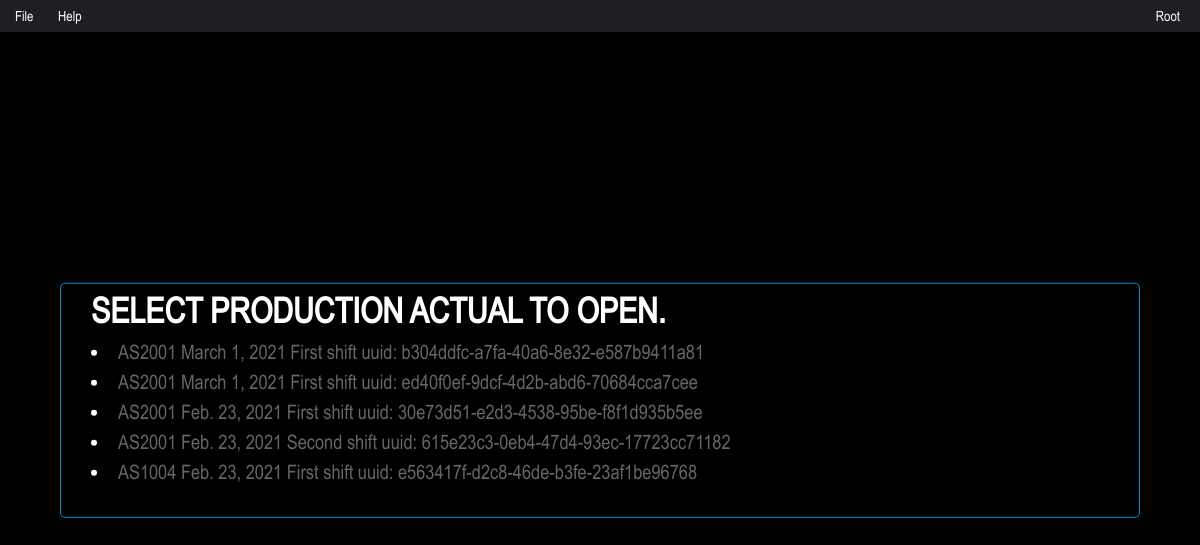
The page /Records/OpenRecent/ (signed in) on the database as committed earlier.
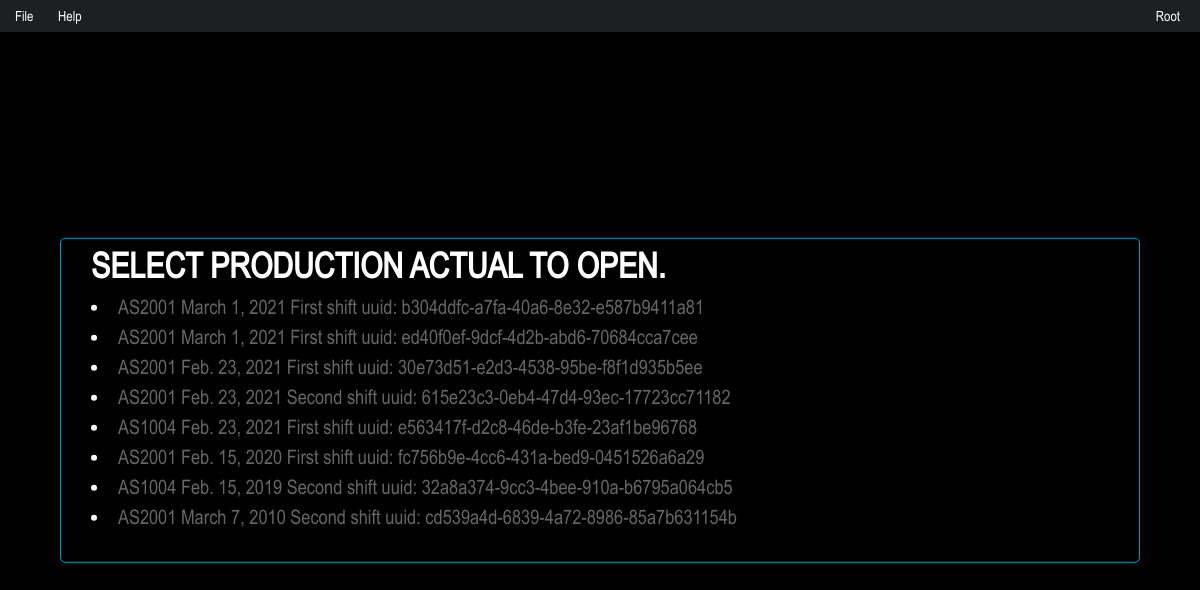
The same page on the database as committed later.
### productionactual/models.py (models this page shows, shortened)
class ProductionActual(models.Model):
    id = models.UUIDField(primary_key=True, default=uuid.uuid4, help_text="Unique ID for this particular ProductionActual")
    pa_date = models.DateField('production actual date')
    assembly_line_number = models.ForeignKey(AssemblyLine, on_delete=models.CASCADE)
    shift = models.ForeignKey(Shift, on_delete=models.CASCADE)
    user = models.ForeignKey(User, on_delete=models.CASCADE)

class AssemblyLine(models.Model):
    department = models.ForeignKey(Department, on_delete=models.CASCADE)
    line_name = models.CharField(max_length=6)
    def __str__(self):
        return self.line_name

class Shift(models.Model):
    shift_number = models.IntegerField()
    shift_name = models.CharField(max_length=15)
    def __str__(self):
        return self.shift_name

### productionactual/views.py (the view)
# urls.py: path('OpenRecent/', views.OpenRecentProductionActualView.as_view(), name='OpenRecentProductionActual'),
class OpenRecentProductionActualView(generic.ListView):
    template_name = 'productionactual/openrecentproductionactual.html'
    context_object_name = 'latest_pa_list'
    def get_queryset(self):
        return ProductionActual.objects.filter(pa_date__lte=timezone.now()).order_by('-pa_date')[:50]

### productionactual/templates/productionactual/openrecentproductionactual.html (shortened to what this page needs)
{% extends 'smenu.html' %}
{% block content %}
{% if user.is_authenticated %}
<div class="modal-content">
    <div>
        <h3 class="modal-title">Select Production Actual to open.</h3>
        {% for ProductionActual in latest_pa_list %}
        <li><a href="{% url 'ProductionActual' ProductionActual.id %}"> {{ ProductionActual.assembly_line_number }} {{ ProductionActual.pa_date }}  {{ ProductionActual.shift }} shift uuid: {{ ProductionActual.id }}</a></li>
    {% endfor %}
    </div>
</div>
{% endif %}
{% endblock %}

Rows that differ between the two databases and show on the page:
added ProductionActual: assembly_line_number "AS2001", pa_date "Feb. 15, 2020", shift "First", id "fc756b9e-4cc6-431a-bed9-0451526a6a29"
added ProductionActual: assembly_line_number "AS1004", pa_date "Feb. 15, 2019", shift "Second", id "32a8a374-9cc3-4bee-910a-b6795a064cb5"
added ProductionActual: assembly_line_number "AS2001", pa_date "March 7, 2010", shift "Second", id "cd539a4d-6839-4a72-8986-85a7b631154b"
